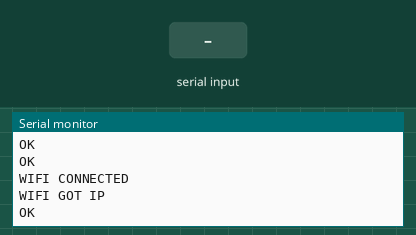
Recording of a sketch running on a simulated Arduino Mega 2560, built with avr-gcc and run on an emulated ATmega2560. Shown: the last lines printed to the serial monitor. The test bench sets the inputs (shaded band). The modem accepts every AT command (registered, SIM ready, sends succeed) and sends nothing else.

Above: at 3.3 s.
3.4 s: "1" received over the second serial link
At 4.6 s:
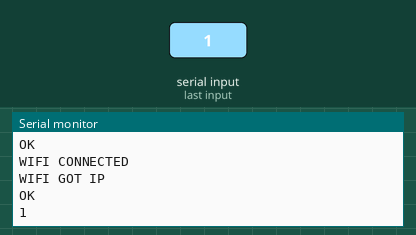
4.9 s: "0" received over the second serial link
At 5.9 s:
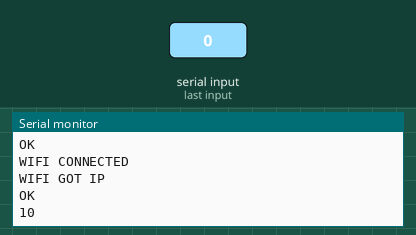

The sketch:

wifi3_click.ino
```cpp
bool wait;
void setup() {
  // put your setup code here, to run once:
  Serial.begin(115200);
  Serial3.begin(9600);
  delay(100);
  Serial3.println("ATE0");
  get_firmware();
  delay(1000);
  connect_wifi();
  delay(1000);
}

void loop() {
  // put your main code here, to run repeatedly:

  if (Serial.available()){
    Serial3.write(Serial.read());
  }
    while(Serial3.available()){
      char chars = Serial3.read();
      Serial.print(chars);
    }
}

void get_firmware(){
  Serial3.println("AT+GMR");
  while (!Serial3.available());

  while(Serial3.available()){
      char chars = Serial3.read();
      Serial.print(chars);
    }

}

void connect_wifi(){
  Serial3.println("AT+CWJAP=\"TP-LINK_MAKERS\",\"MAKERS-NS\"");
  while (!Serial3.available());

  while(Serial3.available()){
      char chars = Serial3.read();
      Serial.print(chars);
    }

}
```

Measured:
- after the input at 3.4 s, the serial monitor: prints a new line at once (image 1)
- after the input at 4.9 s, the serial monitor: prints a new line at once (image 2)
